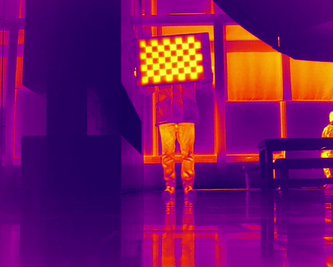
#> input picture works/fusion/registration/registration_Huajun/Image registration/ir.png, 333 x 267 px, shrunk from 640 x 512 before the run
$ python warp_1.py
#> lines starting #> are read from the running program, lines starting #| are printed output that depends on the picture
import cv2
import numpy as np
import matplotlib.pyplot as plt


def transform_ir_to_rgb(ir_image, Kir, Kvi, R, t):
    h, w = ir_image.shape[:2]

    # 构建齐次坐标的红外图像点矩阵
    y_indices, x_indices = np.indices((h, w))
    homogeneous_ir_coords = np.stack([x_indices.ravel(), y_indices.ravel(), np.ones_like(x_indices.ravel())])

    # 使用映射关系转换坐标
    Kvi_inv = np.linalg.inv(Kvi)
    transformed_coords = Kir @ (R @ (Kvi_inv @ homogeneous_ir_coords) + t[:, None])

    # 转换为非齐次坐标并四舍五入
    transformed_coords = transformed_coords[:2, :] / transformed_coords[2, :]
    transformed_coords = np.round(transformed_coords).astype(int)

    # 创建一个空白的目标图像
    warped_image = np.zeros((h, w), dtype=ir_image.dtype)

    # 遍历每个像素并映射到目标图像
    for i, (x, y) in enumerate(transformed_coords.T):
        if 0 <= x < w and 0 <= y < h:
            warped_image[y, x] = ir_image.ravel()[i]

    return warped_image


# 示例数据（需要替换为实际的 Kir、Kvi、R 和 t）
Kir = np.array([
    [1044.03628677823, 0, 335.125645561794],
    [0, 1051.80215540345, 341.579677246452],
    [0, 0, 1]
])
Kvi = np.array([
    [2901.19910315714, 0, 940.239619965275],
    [0, 2893.75517626367, 618.475768281058],
    [0, 0, 1]
])
R = np.array([
    [1, 0, 0],
    [0, 1, 0],
    [0, 0, 1]
])

t = np.array([-0.0129, -0.0249, -0.4997])

# 读取红外图像
ir_image = cv2.imread('ir.png', cv2.IMREAD_GRAYSCALE)
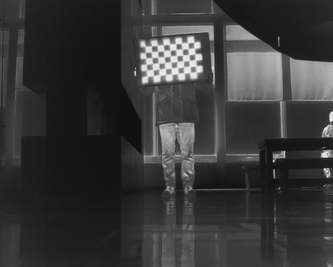
#> ir_image: shape (267, 333); min 14, max 239, mean 55.1
rgb_image = cv2.imread('vs.png')
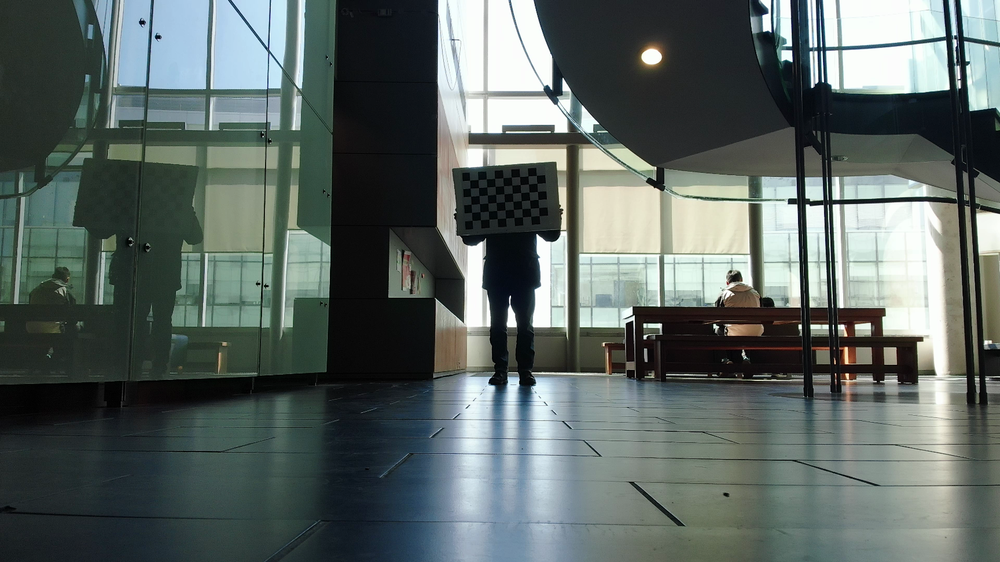
#> input picture works/fusion/registration/registration_Huajun/Image registration/vs.png, 1000 x 562 px, shrunk from 1920 x 1080 before the run
#> rgb_image is the input picture: shape (562, 1000, 3); mean B, G, R 99.6, 102.9, 92.4

# 使用映射关系将红外图像映射到RGB图像坐标系
warped_ir_image = transform_ir_to_rgb(ir_image, Kir, Kvi, R, t)
#> after the loop in transform_ir_to_rgb, `for i, (x, y) in enumerate(transformed_coords.T):`: warped_image: shape (267, 333); every value is 0
print("RGB image shape:", rgb_image.shape)
#| RGB image shape: (562, 1000, 3)
print("Warped IR image shape:", warped_ir_image.shape)
#| Warped IR image shape: (267, 333)

# 显示两个图像并进行叠加
fig, axes = plt.subplots(1, 2, figsize=(12, 6))

# 显示 RGB 图像
axes[0].imshow(cv2.cvtColor(rgb_image, cv2.COLOR_BGR2RGB))
axes[0].set_title('RGB Image')
axes[0].axis('off')

# 显示红外图像
axes[1].imshow(warped_ir_image, cmap='gray')
axes[1].set_title('Warped IR Image')
axes[1].axis('off')

# 调整透明度参数
alpha = 0.3  # 红外图像的透明度（0.0 - 1.0）
beta = 1 - alpha  # RGB 图像的透明度

# 添加标题
plt.suptitle('Blended Image')

# 显示结果
plt.show()
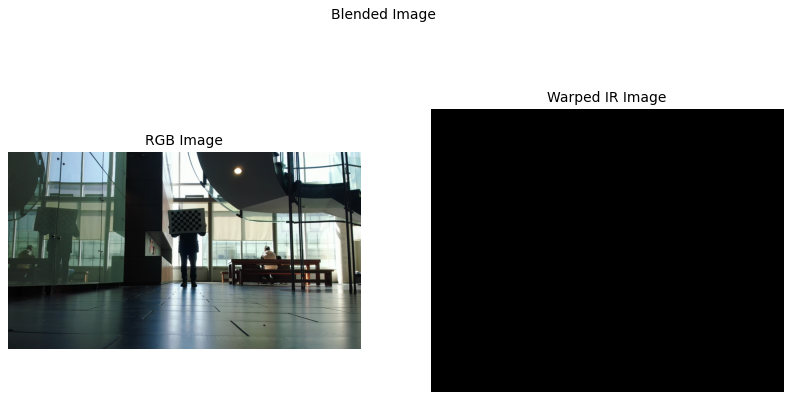
#> figure drawn by matplotlib, 2 panels
cv2.waitKey(0)
cv2.destroyAllWindows()
